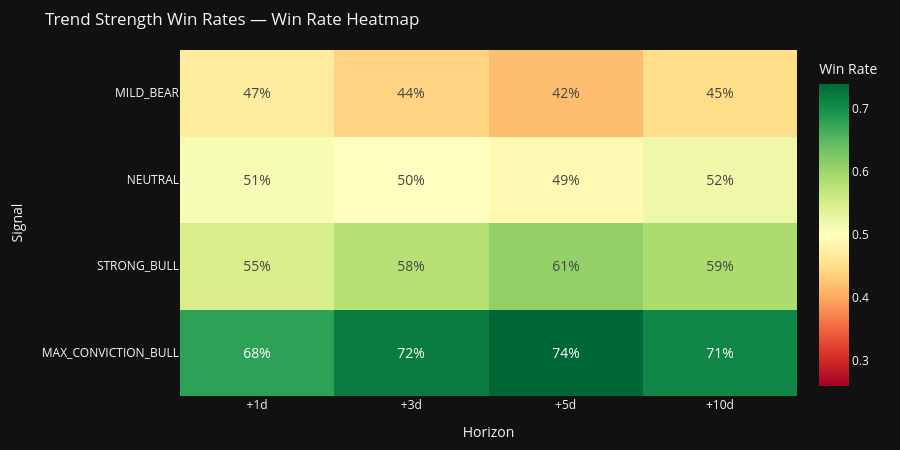

The cell this chart's notebook holds for it:
### Code cell
# Cell 4 — Test win rate heatmap
import pandas as pd
import numpy as np

heatmap_data = pd.DataFrame({
    '+1d':  [0.68, 0.55, 0.51, 0.47],
    '+3d':  [0.72, 0.58, 0.50, 0.44],
    '+5d':  [0.74, 0.61, 0.49, 0.42],
    '+10d': [0.71, 0.59, 0.52, 0.45]
}, index=['MAX_CONVICTION_BULL', 'STRONG_BULL', 'NEUTRAL', 'MILD_BEAR'])

fig = ChartBuilder.winrate_heatmap(heatmap_data, 'Trend Strength Win Rates')
fig.show()

### Figure 1 — Plotly figure (JSON) as saved in the notebook; plotly's stock layout.template omitted (floating-point values rounded to 4 significant figures)
{"data": [{"colorbar": {"title": {"text": "Win Rate"}}, "colorscale": [[0, "rgb(165,0,38)"], [0.1, "rgb(215,48,39)"], [0.2, "rgb(244,109,67)"], [0.3, "rgb(253,174,97)"], [0.4, "rgb(254,224,139)"], [0.5, "rgb(255,255,191)"], [0.6, "rgb(217,239,139)"], [0.7, "rgb(166,217,106)"], [0.8, "rgb(102,189,99)"], [0.9, "rgb(26,152,80)"], [1, "rgb(0,104,55)"]], "text": [["68%", "72%", "74%", "71%"], ["55%", "58%", "61%", "59%"], ["51%", "50%", "49%", "52%"], ["47%", "44%", "42%", "45%"]], "textfont": {"size": 14}, "texttemplate": "%{text}", "type": "heatmap", "x": ["+1d", "+3d", "+5d", "+10d"], "y": ["MAX_CONVICTION_BULL", "STRONG_BULL", "NEUTRAL", "MILD_BEAR"], "z": [[0.68, 0.72, 0.74, 0.71], [0.55, 0.58, 0.61, 0.59], [0.51, 0.5, 0.49, 0.52], [0.47, 0.44, 0.42, 0.45]], "zmid": 0.5}], "layout": {"height": 450, "margin": {"b": 30, "l": 180, "r": 30, "t": 50}, "title": {"text": "Trend Strength Win Rates — Win Rate Heatmap"}, "xaxis": {"title": {"text": "Horizon"}}, "yaxis": {"title": {"text": "Signal"}}}}
